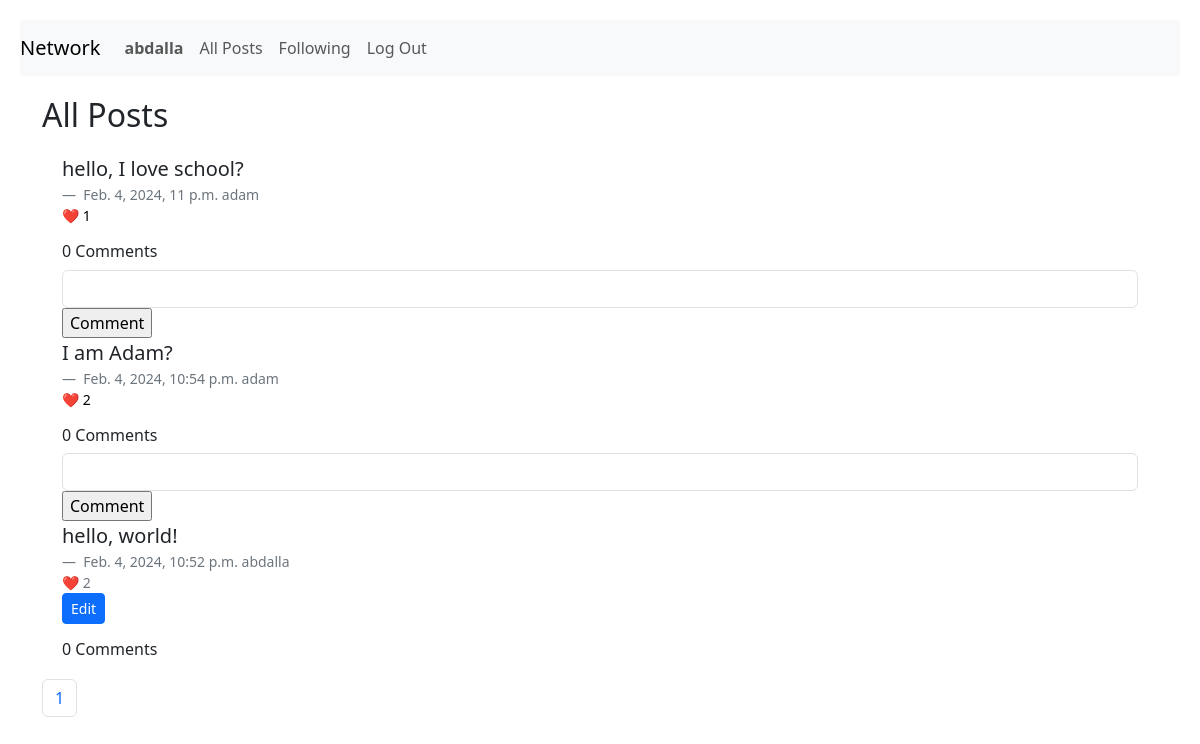
The app's page /allposts (signed in), older data.
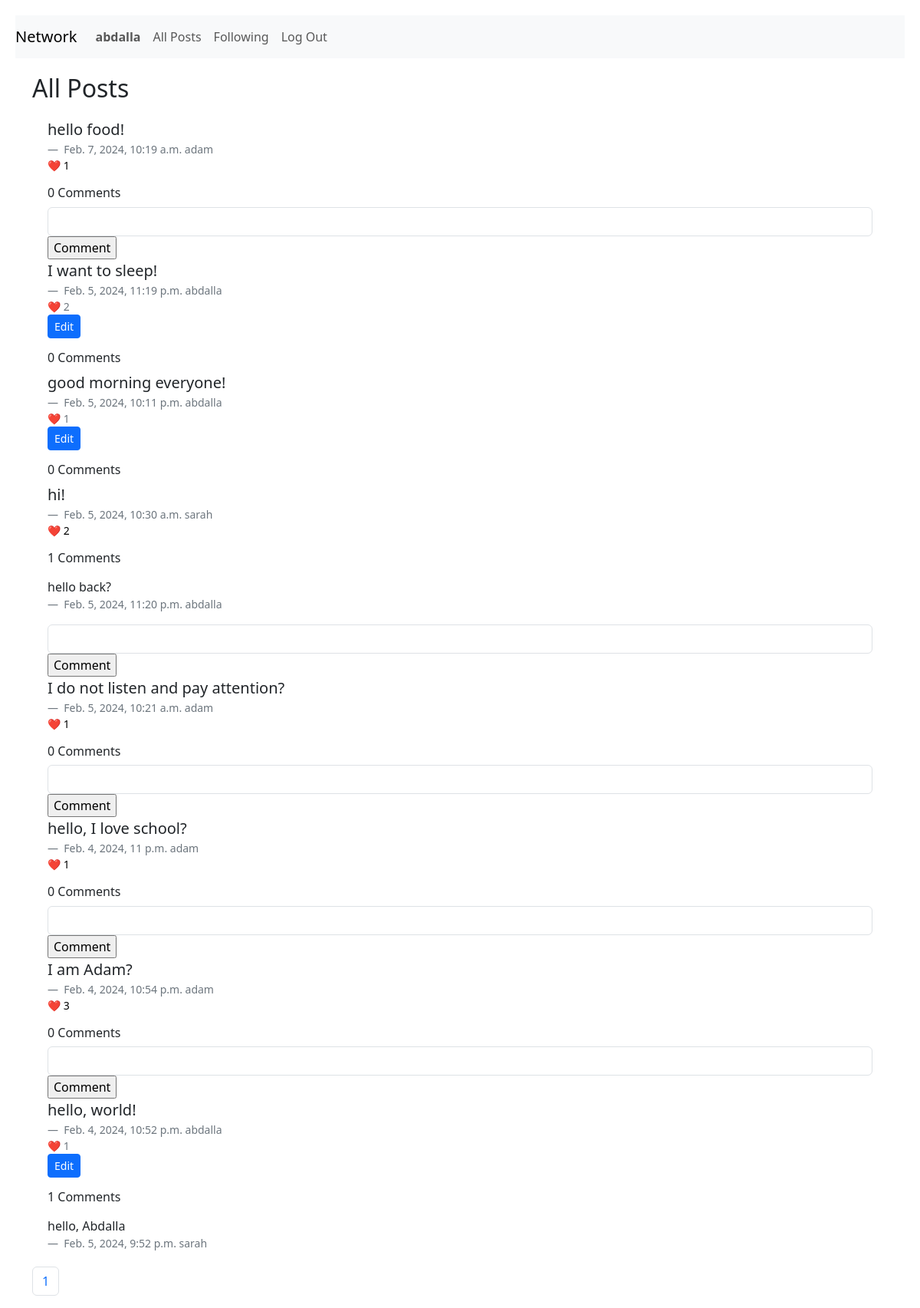
The same page, newer data.
### network/models.py (models this page shows, shortened)
class TimeStampedModel(models.Model):
    created_at = models.DateTimeField(auto_now_add=True)
    updated_at = models.DateTimeField(auto_now=True)
    class Meta:
        abstract = True

class Post(TimeStampedModel):
    created = TimeStampedModel.created_at
    body = models.CharField(max_length=300)
    user = models.ForeignKey(settings.AUTH_USER_MODEL, on_delete=models.CASCADE, null=True)
    likes = models.IntegerField(blank=True)
    reactions = models.ManyToManyField(settings.AUTH_USER_MODEL, related_name="user_reactions", symmetrical=False)

class User(AbstractUser):
    pass

class Comment(TimeStampedModel):
    comment_owner = models.ForeignKey(settings.AUTH_USER_MODEL, on_delete=models.CASCADE, null=True)
    comment_created = TimeStampedModel.created_at
    comment_body = models.CharField(max_length=300)
    post_comments = models.ForeignKey(
        Post,
        on_delete=models.CASCADE,
        related_name="comments",
        blank=True,
        null=True,
    )

### network/views.py (the view)
# urls.py: path("allposts", views.allposts, name="allposts"),
@login_required
def allposts(request):
    posts = Post.objects.order_by("-created_at")
    paginator = Paginator(posts, 10)
    page_number = request.GET.get("page")
    page_obj = paginator.get_page(page_number)
    return render(
        request,
        "network/posts.html",
        {"page_obj": page_obj,
         "paginator": paginator,
         "form": CommentForm(),
         }
    )

### network/forms.py
class CommentForm(StylishForm):
    class Meta:
        model = Comment
        fields = ["comment_body"]
        widgets = {
            "owner": forms.HiddenInput(),
        }
        labels = {
            "body": " ",
        }

### network/templates/network/posts.html (shortened to what this page needs)
{% extends "network/layout.html" %}
{% load static %}
{% block body %}
<h2>All Posts</h2>
{% if user.is_authenticated %}
<div class="comments">
    {% for post in page_obj %}
    <blockquote class="blockquote post-view" id="post-view-{{ post.id }}">
        {{ post.body | linebreaks }}
    </blockquote>
    <figcaption class="blockquote-footer">
        {{ post.created }}
        {{ post.user}}
        {% if post.user|stringformat:"s" != request.user.username %}
        <form class="like-form" method="POST" action="{% url 'like' post.id %}">
            <button data-like={{ post.id }} type="submit" class="like-button">❤️ <span class="current-likes">{{ post.likes }}</span></button>
        </form>
        {% else %}
        <div><span>❤️ {{ post.likes }}</span></div>
        <button class="edit-post btn btn-primary btn-sm" data-id={{ post.id }} id="edit-button-{{ post.id }}">Edit</button>
        {% endif %}
    </figcaption>
    <h6>{{ post.comments.count }} Comments</h6>
    {% for comment in post.comments.all %}
    <p class="blockquote">
        {{ comment.comment_body | linebreaks }}
    </p>
    <figcaption class="blockquote-footer">
        {{ comment.comment_created }}
        {{ comment.comment_owner}}
    </figcaption>
    {% endfor %}
    {% if post.user|stringformat:"s" != request.user.username %}
    <form action="{% url 'comment' post.id %}" , method="POST">
        {% for field in form %}
        <div class="form-text">
            <div>{{ field }}</div>
        </div>
        {% endfor %}
        <input class="post-button" class="btn btn-primary btn-sm" type="submit" value="Comment" name="save">
    </form>
    {% endif %}
    {% endfor %}
</div>
{% if paginator.count > 0 %}
<nav aria-label="Page navigation example">
    <ul class="pagination">
        {% for page_number in paginator.page_range %}
        {% if page.obj.number == page_number %}
        <li class="page-item active"><a class="page-link" href="">{{ page_number }}</a></li>
        {% else %}
        <li class="page-item"><a class="page-link" href="?page={{ page_number }}">{{ page_number }}</a></li>
        {% endif %}
        {% endfor %}
    </ul>
</nav>
{% endif %}
{% endif %}
{% endblock %}

Row changes from the older to the newer data that the page shows:
added Post: body "hello food!", created "Feb. 7, 2024, 10:19 a.m.", user "adam", likes "1", comments.count "0"
added Post: body "I want to sleep!", created "Feb. 5, 2024, 11:19 p.m.", user "abdalla", likes "2", comments.count "0"
added Post: body "good morning everyone!", created "Feb. 5, 2024, 10:11 p.m.", user "abdalla", likes "1", comments.count "0"
added Post: body "hi!", created "Feb. 5, 2024, 10:30 a.m.", user "sarah", likes "2", comments.count "1"
added Comment: comment_body "hello back?", comment_created "Feb. 5, 2024, 11:20 p.m.", comment_owner "abdalla", shown under "hi!"
added Post: body "I do not listen and pay attention?", created "Feb. 5, 2024, 10:21 a.m.", user "adam", likes "1", comments.count "0"
changed Post "I am Adam?": likes "2" → "3"
changed Post "hello, world!": likes "2" → "1"; comments.count "0" → "1"
added Comment: comment_body "hello, Abdalla", comment_created "Feb. 5, 2024, 9:52 p.m.", comment_owner "sarah", shown under Post "hello, world!"
